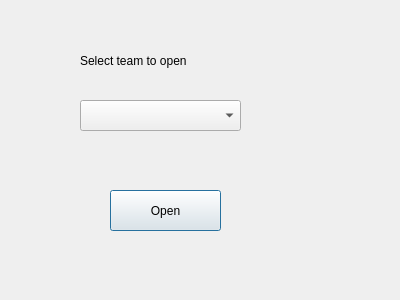
<?xml version="1.0" encoding="UTF-8"?>
<ui version="4.0">
 <class>Dialog</class>
 <widget class="QDialog" name="Dialog">
  <property name="geometry">
   <rect>
    <x>0</x>
    <y>0</y>
    <width>400</width>
    <height>300</height>
   </rect>
  </property>
  <property name="windowTitle">
   <string>Dialog</string>
  </property>
  <widget class="QLabel" name="sto">
   <property name="geometry">
    <rect>
     <x>80</x>
     <y>40</y>
     <width>271</width>
     <height>41</height>
    </rect>
   </property>
   <property name="styleSheet">
    <string notr="true">font: 75 14pt &quot;Arial&quot;;</string>
   </property>
   <property name="text">
    <string>Select team to open</string>
   </property>
  </widget>
  <widget class="QComboBox" name="comboBox0pen">
   <property name="geometry">
    <rect>
     <x>80</x>
     <y>100</y>
     <width>161</width>
     <height>31</height>
    </rect>
   </property>
  </widget>
  <widget class="QPushButton" name="open">
   <property name="geometry">
    <rect>
     <x>110</x>
     <y>190</y>
     <width>111</width>
     <height>41</height>
    </rect>
   </property>
   <property name="styleSheet">
    <string notr="true">font: 75 12pt &quot;Arial&quot;;</string>
   </property>
   <property name="text">
    <string>Open</string>
   </property>
  </widget>
 </widget>
 <resources/>
 <connections/>
</ui>
